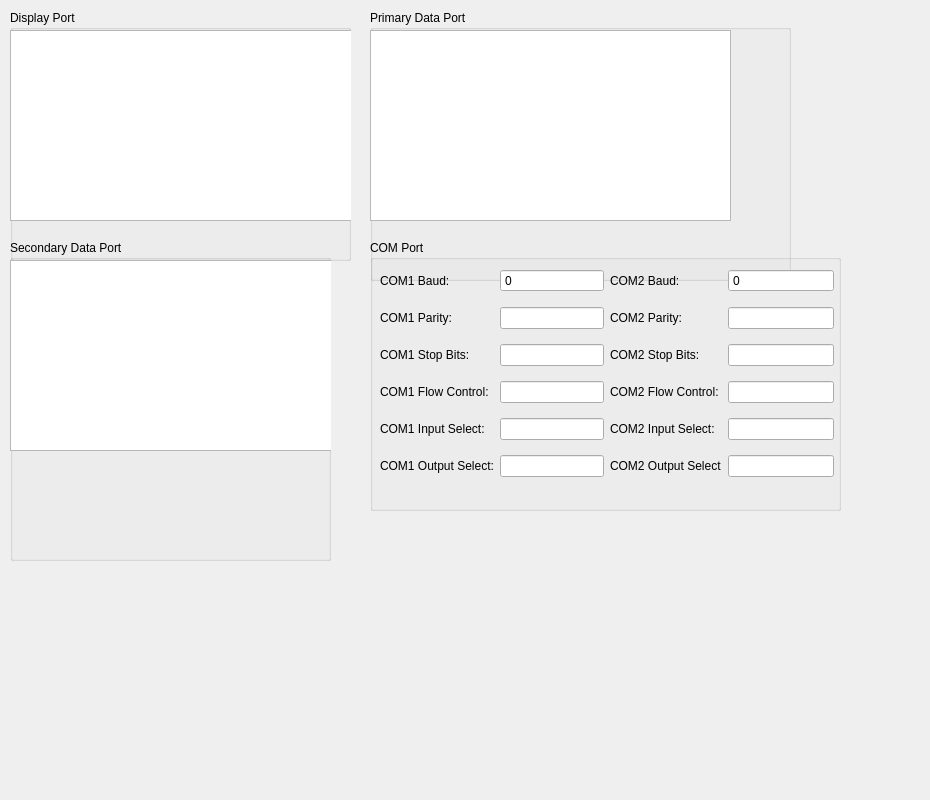
<?xml version="1.0" encoding="UTF-8"?>
<ui version="4.0">
 <class>PortTab</class>
 <widget class="QWidget" name="PortTab">
  <property name="geometry">
   <rect>
    <x>0</x>
    <y>0</y>
    <width>930</width>
    <height>800</height>
   </rect>
  </property>
  <property name="windowTitle">
   <string>Form</string>
  </property>
  <widget class="QGroupBox" name="displayPortGroupBox">
   <property name="geometry">
    <rect>
     <x>10</x>
     <y>10</y>
     <width>341</width>
     <height>251</height>
    </rect>
   </property>
   <property name="title">
    <string>Display Port</string>
   </property>
   <widget class="QTextEdit" name="displayPortText">
    <property name="geometry">
     <rect>
      <x>0</x>
      <y>20</y>
      <width>361</width>
      <height>191</height>
     </rect>
    </property>
    <property name="readOnly">
     <bool>true</bool>
    </property>
   </widget>
  </widget>
  <widget class="QGroupBox" name="primDataPortGroupBox">
   <property name="geometry">
    <rect>
     <x>370</x>
     <y>10</y>
     <width>421</width>
     <height>271</height>
    </rect>
   </property>
   <property name="title">
    <string>Primary Data Port</string>
   </property>
   <widget class="QTextEdit" name="primDataPortText">
    <property name="geometry">
     <rect>
      <x>0</x>
      <y>20</y>
      <width>361</width>
      <height>191</height>
     </rect>
    </property>
    <property name="readOnly">
     <bool>true</bool>
    </property>
   </widget>
  </widget>
  <widget class="QGroupBox" name="secDataPortGroupBox">
   <property name="geometry">
    <rect>
     <x>10</x>
     <y>240</y>
     <width>321</width>
     <height>321</height>
    </rect>
   </property>
   <property name="title">
    <string>Secondary Data Port</string>
   </property>
   <widget class="QTextEdit" name="secDataPortText">
    <property name="geometry">
     <rect>
      <x>0</x>
      <y>20</y>
      <width>361</width>
      <height>191</height>
     </rect>
    </property>
    <property name="readOnly">
     <bool>true</bool>
    </property>
   </widget>
  </widget>
  <widget class="QGroupBox" name="comPortGroupBox">
   <property name="geometry">
    <rect>
     <x>370</x>
     <y>240</y>
     <width>471</width>
     <height>271</height>
    </rect>
   </property>
   <property name="title">
    <string>COM Port</string>
   </property>
   <widget class="QWidget" name="gridLayoutWidget">
    <property name="geometry">
     <rect>
      <x>10</x>
      <y>20</y>
      <width>224</width>
      <height>231</height>
     </rect>
    </property>
    <layout class="QGridLayout" name="com1PortLayout">
     <item row="0" column="0">
      <widget class="QLabel" name="label">
       <property name="text">
        <string>COM1 Baud:</string>
       </property>
      </widget>
     </item>
     <item row="0" column="1">
      <widget class="QSpinBox" name="com1BaudSpinBox">
       <property name="readOnly">
        <bool>true</bool>
       </property>
       <property name="buttonSymbols">
        <enum>QAbstractSpinBox::NoButtons</enum>
       </property>
       <property name="maximum">
        <number>1000000</number>
       </property>
      </widget>
     </item>
     <item row="1" column="0">
      <widget class="QLabel" name="label_2">
       <property name="text">
        <string>COM1 Parity:</string>
       </property>
      </widget>
     </item>
     <item row="2" column="0">
      <widget class="QLabel" name="label_3">
       <property name="text">
        <string>COM1 Stop Bits:</string>
       </property>
      </widget>
     </item>
     <item row="3" column="0">
      <widget class="QLabel" name="label_4">
       <property name="text">
        <string>COM1 Flow Control:</string>
       </property>
      </widget>
     </item>
     <item row="4" column="0">
      <widget class="QLabel" name="label_5">
       <property name="text">
        <string>COM1 Input Select:</string>
       </property>
      </widget>
     </item>
     <item row="1" column="1">
      <widget class="QLineEdit" name="com1ParityText">
       <property name="readOnly">
        <bool>true</bool>
       </property>
      </widget>
     </item>
     <item row="2" column="1">
      <widget class="QLineEdit" name="com1StopText">
       <property name="readOnly">
        <bool>true</bool>
       </property>
      </widget>
     </item>
     <item row="3" column="1">
      <widget class="QLineEdit" name="com1FlowText">
       <property name="readOnly">
        <bool>true</bool>
       </property>
      </widget>
     </item>
     <item row="4" column="1">
      <widget class="QLineEdit" name="com1InputText">
       <property name="readOnly">
        <bool>true</bool>
       </property>
      </widget>
     </item>
     <item row="5" column="1">
      <widget class="QLineEdit" name="com1OutputText">
       <property name="readOnly">
        <bool>true</bool>
       </property>
      </widget>
     </item>
     <item row="5" column="0">
      <widget class="QLabel" name="label_6">
       <property name="text">
        <string>COM1 Output Select:</string>
       </property>
      </widget>
     </item>
    </layout>
   </widget>
   <widget class="QWidget" name="gridLayoutWidget_2">
    <property name="geometry">
     <rect>
      <x>240</x>
      <y>20</y>
      <width>224</width>
      <height>231</height>
     </rect>
    </property>
    <layout class="QGridLayout" name="com2PortLayout">
     <item row="0" column="0">
      <widget class="QLabel" name="label_7">
       <property name="text">
        <string>COM2 Baud:</string>
       </property>
      </widget>
     </item>
     <item row="0" column="1">
      <widget class="QSpinBox" name="com2BaudSpinBox">
       <property name="readOnly">
        <bool>true</bool>
       </property>
       <property name="buttonSymbols">
        <enum>QAbstractSpinBox::NoButtons</enum>
       </property>
       <property name="maximum">
        <number>1000000</number>
       </property>
      </widget>
     </item>
     <item row="1" column="0">
      <widget class="QLabel" name="label_8">
       <property name="text">
        <string>COM2 Parity:</string>
       </property>
      </widget>
     </item>
     <item row="2" column="0">
      <widget class="QLabel" name="label_9">
       <property name="text">
        <string>COM2 Stop Bits:</string>
       </property>
      </widget>
     </item>
     <item row="3" column="0">
      <widget class="QLabel" name="label_10">
       <property name="text">
        <string>COM2 Flow Control:</string>
       </property>
      </widget>
     </item>
     <item row="4" column="0">
      <widget class="QLabel" name="label_11">
       <property name="text">
        <string>COM2 Input Select:</string>
       </property>
      </widget>
     </item>
     <item row="5" column="0">
      <widget class="QLabel" name="label_12">
       <property name="text">
        <string>COM2 Output Select</string>
       </property>
      </widget>
     </item>
     <item row="1" column="1">
      <widget class="QLineEdit" name="com2ParityText">
       <property name="readOnly">
        <bool>true</bool>
       </property>
      </widget>
     </item>
     <item row="2" column="1">
      <widget class="QLineEdit" name="com2StopText">
       <property name="readOnly">
        <bool>true</bool>
       </property>
      </widget>
     </item>
     <item row="3" column="1">
      <widget class="QLineEdit" name="com2FlowText">
       <property name="readOnly">
        <bool>true</bool>
       </property>
      </widget>
     </item>
     <item row="4" column="1">
      <widget class="QLineEdit" name="com2InputText">
       <property name="readOnly">
        <bool>true</bool>
       </property>
      </widget>
     </item>
     <item row="5" column="1">
      <widget class="QLineEdit" name="com2OutputText">
       <property name="readOnly">
        <bool>true</bool>
       </property>
      </widget>
     </item>
    </layout>
   </widget>
  </widget>
 </widget>
 <resources/>
 <connections/>
</ui>
